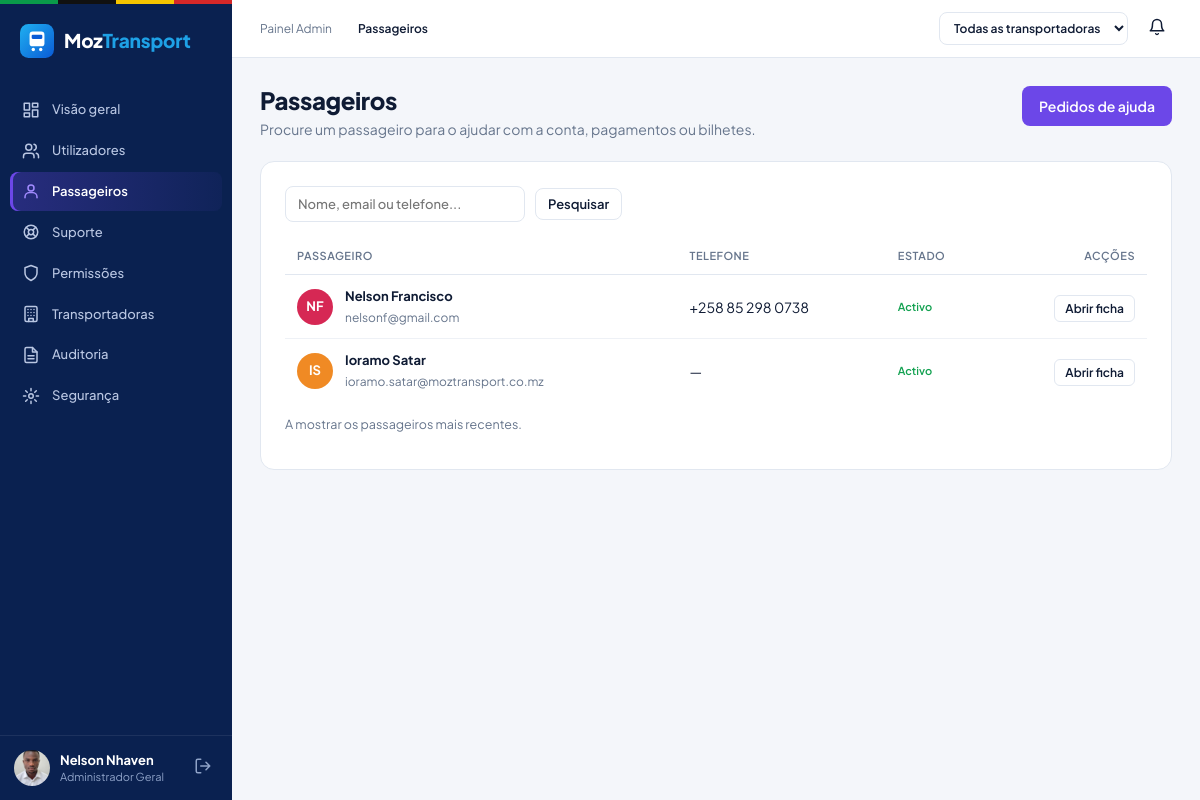
/administrador/passageiro.php (signed in), run on the app's committed database.
### tables this page shows
CREATE TABLE `utilizador` (
  `id_utilizador` int(10) unsigned NOT NULL AUTO_INCREMENT,
  `nome` varchar(100) NOT NULL,
  `email` varchar(120) NOT NULL,
  `senha` varchar(255) NOT NULL,
  `telefone` varchar(30) DEFAULT NULL,
  `documento` varchar(30) DEFAULT NULL,
  `foto` varchar(255) DEFAULT NULL,
  `agencia` varchar(100) DEFAULT NULL,
  `perfil` enum('passageiro','bilheteiro','cobrador','gestor','administrador') NOT NULL DEFAULT 'passageiro',
  `id_transportadora` int(10) unsigned DEFAULT NULL,
  `activo` tinyint(1) NOT NULL DEFAULT 1,
  `data_criacao` datetime NOT NULL DEFAULT current_timestamp(),
  `tentativas_falhadas` tinyint(3) unsigned NOT NULL DEFAULT 0,
  `bloqueado_ate` datetime DEFAULT NULL,
  `ultimo_acesso` datetime DEFAULT NULL,
  `notificacoes` tinyint(1) NOT NULL DEFAULT 1,
  `notificacoes_vistas_em` datetime DEFAULT NULL,
  PRIMARY KEY (`id_utilizador`),
  UNIQUE KEY `uq_utilizador_email` (`email`),
  UNIQUE KEY `uq_utilizador_documento` (`documento`),
  KEY `idx_utilizador_perfil` (`perfil`),
  KEY `fk_utilizador_transportadora` (`id_transportadora`),
  CONSTRAINT `fk_utilizador_transportadora` FOREIGN KEY (`id_transportadora`) REFERENCES `transportadora` (`id_transportadora`) ON DELETE SET NULL ON UPDATE CASCADE
);

### administrador/passageiro.php (the view, shortened to what this page needs)
<?php
require_once __DIR__ . '/../includes/suporte.php';
$id = (int)($_GET['id'] ?? 0);
$p = $id ? carregar_passageiro($pdo, $id) : null;
require __DIR__ . '/../includes/painel_inicio.php';
if ($p): ?>
<div class="cabecalho-pagina"><div>
  <h1 class="titulo-pagina">Ficha do passageiro</h1>
  <p class="subtitulo-pagina">Ajude o passageiro: acesso à conta, pagamentos e bilhetes.</p></div>
  <a class="btn btn-sec" href="<?= e(url('administrador/passageiro.php')) ?>">← Procurar outro</a></div>
<div class="sp-grelha">
  <div><?php sp_ficha_passageiro($pdo, $p, 'administrador/passageiro.php?id=' . $id); ?></div>
  <div>
    <section class="cartao">
      <h2>Registar pedido de ajuda</h2>
      <p class="sub">Para quando o passageiro liga ou aparece pessoalmente. Fica registado e ele vê as respostas na app.</p>
      <form method="post" class="sp-form">
        <?= csrf_campo() ?><input type="hidden" name="acao" value="registar_pedido"><input type="hidden" name="id" value="<?= $id ?>">
        <input type="hidden" name="voltar" value="administrador/passageiro.php?id=<?= $id ?>">
        <div class="campo"><label>Tipo de problema</label><select name="categoria" required>
          <?php foreach (SP_CATEGORIAS as $k => $c): ?><option value="<?= e($k) ?>"><?= e($c[0]) ?></option><?php endforeach; ?></select></div>
        <div class="campo"><label>O que o passageiro relatou</label><textarea name="texto" rows="4" maxlength="2000" required></textarea></div>
        <button class="btn btn-primario" type="submit">Registar pedido</button>
      </form>
    </section>
    <?php
      $st = $pdo->prepare('SELECT id_pedido, assunto, estado, data_actualizacao FROM suporte_pedido WHERE id_passageiro = ? ORDER BY data_actualizacao DESC LIMIT 8');
      $st->execute([$id]); $ped = $st->fetchAll();
    ?>
    <section class="cartao" style="margin-top:20px">
      <h2>Pedidos de ajuda</h2>
      <?php if (!$ped): ?><p class="sp-nota">Sem pedidos até agora.</p><?php endif; ?>
      <?php foreach ($ped as $x): ?>
        <a class="sp-pedido-linha" href="<?= e(url('administrador/suporte_ver.php?id=' . (int)$x['id_pedido'])) ?>">
          <span><b>#<?= (int)$x['id_pedido'] ?></b> <?= e($x['assunto']) ?><small><?= e(sp_data($x['data_actualizacao'])) ?></small></span><?= sp_etq($x['estado']) ?></a>
      <?php endforeach; ?>
    </section>
  </div>
</div>
<?php else:
    $q = trim($_GET['q'] ?? '');
    $onde = "perfil = 'passageiro'"; $par = [];
    $st = $pdo->prepare("SELECT * FROM utilizador WHERE $onde ORDER BY data_criacao DESC LIMIT 15");
    $st->execute($par);
    $lista = $st->fetchAll();
?>
<div class="cabecalho-pagina"><div>
  <h1 class="titulo-pagina">Passageiros</h1>
  <p class="subtitulo-pagina">Procure um passageiro para o ajudar com a conta, pagamentos ou bilhetes.</p></div>
  <a class="btn btn-primario" href="<?= e(url('administrador/suporte.php')) ?>">Pedidos de ajuda</a></div>
<section class="cartao">
  <form method="get" class="filtros">
    <input type="search" name="q" value="<?= e($q) ?>" placeholder="Nome, email ou telefone..." autofocus>
    <button class="btn btn-sec btn-pequeno" type="submit">Pesquisar</button>
  </form>
  <div class="tabela-rolar"><table class="tabela">
    <thead><tr><th>Passageiro</th><th>Telefone</th><th>Estado</th><th class="acoes">Acções</th></tr></thead><tbody>
    <?php foreach ($lista as $l): $bloq = !(int)$l['activo'] || (!empty($l['bloqueado_ate']) && strtotime($l['bloqueado_ate']) > time()); ?>
      <tr>
        <td><div class="celula-utilizador"><?= avatar_html($l) ?><div><strong><?= e($l['nome']) ?></strong><small><?= e($l['email']) ?></small></div></div></td>
        <td><?= e($l['telefone'] ?: '—') ?></td>
        <td><span class="etq <?= $bloq ? 'etq-bloqueado' : 'etq-activo' ?>"><?= $bloq ? 'Bloqueado' : 'Activo' ?></span></td>
        <td class="acoes"><a class="btn-tabela" href="<?= e(url('administrador/passageiro.php?id=' . (int)$l['id_utilizador'])) ?>">Abrir ficha</a></td>
      </tr>
    <?php endforeach; ?></tbody></table></div>
  <p class="sp-nota" style="margin-top:12px"><?= $q === '' ? 'A mostrar os passageiros mais recentes.' : count($lista) . ' resultado(s).' ?></p>
</section>
<?php endif;
require __DIR__ . '/../includes/painel_fim.php';

### includes/funcoes.php (shortened to what this page needs)
<?php
function e($valor): string {
    return htmlspecialchars((string)$valor, ENT_QUOTES, 'UTF-8');
}
function url(string $caminho = ''): string {
    return BASE_URL . '/' . ltrim($caminho, '/');
}
function iniciais(string $nome): string {
    $partes = preg_split('/\s+/', trim($nome));
    $i = mb_strtoupper(mb_substr($partes[0], 0, 1));
    if (count($partes) > 1) {
        $i .= mb_strtoupper(mb_substr(end($partes), 0, 1));
    }
    return $i;
}
function logo_html(string $classe = ''): string {
    return '<span class="logo ' . e($classe) . '"><svg class="logo-icone" viewBox="0 0 32 32" aria-hidden="true">'
         . '<defs><linearGradient id="lg" x1="0" y1="0" x2="1" y2="1"><stop offset="0" stop-color="#1fb0f0"/>'
         . '<stop offset="1" stop-color="#0a5bd6"/></linearGradient></defs>'
         . '<rect width="32" height="32" rx="8" fill="url(#lg)"/><rect x="9" y="7" width="14" height="14" rx="3" fill="#fff"/>'
         . '<rect x="11" y="10" width="10" height="4" rx="1" fill="#0a5bd6"/>'
         . '<circle cx="12.5" cy="24" r="1.6" fill="#fff"/><circle cx="19.5" cy="24" r="1.6" fill="#fff"/></svg>'
         . '<span class="logo-texto">Moz<span>Transport</span></span></span>';
}
function avatar_html(array $u, string $classe = ''): string {
    if (!empty($u['foto'])) {
        return '<span class="avatar ' . e($classe) . '"><img src="' . e(url($u['foto'])) . '" alt=""></span>';
    }
    $cores = ['#12a150', '#f08a24', '#6c47e8', '#0ea5e9', '#d62854', '#e6b800'];
    $cor = $cores[crc32((string)($u['nome'] ?? '')) % count($cores)];
    return '<span class="avatar ' . e($classe) . '" style="background:' . $cor . '">' . e(iniciais($u['nome'] ?? '?')) . '</span>';
}

### assets/css/base.css (style rules this page uses)
:root { --azul:#1ea1e6; --azul-forte:#0b84cc; --navy:#0a2150; --navy-2:#102b66; --texto:#0f1b34; --cinza:#66758c; --borda:#e1e7f0; --fundo:#f4f6fa; --branco:#fff; --erro:#d92d3a; --erro-bg:#fdecee; --ok:#12a150; --ok-bg:#e7f7ee; --info:#0b6fb0; --info-bg:#e9f5fd; --roxo:#6c47e8; --roxo-bg:#f0ecff; --acento:var(--azul); --acento-forte:var(--azul-forte); --raio:10px; --fonte:'Plus Jakarta Sans','Inter',system-ui,-apple-system,'Segoe UI',Roboto,sans-serif; }
* { box-sizing:border-box }
html,body { margin:0 }
body { font-family:var(--fonte);color:var(--texto);background:var(--fundo);font-size:14px;line-height:1.45 }
a { color:var(--azul-forte);text-decoration:none }
h1,h2,h3 { margin:0;line-height:1.2 }
.logo { display:inline-flex;align-items:center;gap:10px;font-weight:800;font-size:19px;letter-spacing:-.2px }
.logo-icone { width:34px;height:34px }
.logo-texto span { color:var(--azul) }
.logo-claro { color:#fff }
.btn { display:inline-flex;align-items:center;justify-content:center;gap:8px;border:1px solid transparent;border-radius:8px; padding:10px 16px;font:600 14px var(--fonte);cursor:pointer;transition:.15s;text-decoration:none }
.btn-primario { background:var(--acento);color:#fff }
.btn-sec { background:#fff;color:var(--texto);border-color:var(--borda) }
.btn-pequeno { padding:7px 12px;font-size:13px }
.avatar { display:inline-flex;align-items:center;justify-content:center;width:36px;height:36px;border-radius:50%; color:#fff;font-weight:700;font-size:13px;overflow:hidden;flex:none }
.avatar img { width:100%;height:100%;object-fit:cover }

### assets/css/painel.css (style rules this page uses)
body.painel { display:flex;min-height:100vh }
body.perfil-administrador { --acento:var(--roxo);--acento-forte:#5636c9 }
.titulo-pagina { font-size:24px;font-weight:800;letter-spacing:-.4px }
.subtitulo-pagina { color:var(--cinza);margin:4px 0 22px }
.cartao { background:#fff;border:1px solid var(--borda);border-radius:14px;padding:24px }

### assets/css/admin.css (style rules this page uses)
.cabecalho-pagina { display:flex;justify-content:space-between;align-items:flex-start;gap:16px;flex-wrap:wrap }
.filtros { display:flex;gap:10px;flex-wrap:wrap;margin-bottom:16px;align-items:center }
.filtros input[type=search],.filtros select { border:1px solid var(--borda);border-radius:8px;padding:9px 12px;font:500 13px var(--fonte);background:#fff;color:var(--texto) }
.filtros input[type=search] { min-width:240px }
.tabela { width:100%;border-collapse:collapse }
.tabela th { font-size:11px;text-transform:uppercase;letter-spacing:.5px;color:var(--cinza);text-align:left;padding:10px 12px;border-bottom:1px solid var(--borda);font-weight:600 }
.tabela td { padding:12px;border-bottom:1px solid #eef1f6;vertical-align:middle }
.tabela tr:last-child td { border-bottom:0 }
.tabela .acoes { text-align:right;white-space:nowrap }
.celula-utilizador { display:flex;align-items:center;gap:12px }
.celula-utilizador strong { display:block;font-size:13px }
.celula-utilizador small { color:var(--cinza);font-size:12px }
.tabela-rolar { overflow-x:auto }
.etq { display:inline-block;padding:3px 10px;border-radius:6px;font-size:11px;font-weight:600 }
.etq-activo { background:transparent;color:var(--ok);padding-left:0 }
.btn-tabela { background:#fff;border:1px solid var(--borda);border-radius:6px;padding:5px 10px;font:600 12px var(--fonte);cursor:pointer;color:var(--texto);margin-left:4px }

### assets/css/suporte.css (style rules this page uses)
.sp-nota { margin:6px 0 12px;font-size:12.5px;color:#66758c }

### data on the page
utilizador: nome "NF", nome "Nelson Francisco", email "nelsonf@gmail.com", telefone "+258 85 298 0738", activo "Activo"
utilizador: nome "IS", nome "Ioramo Satar", email "ioramo.satar@moztransport.co.mz", telefone "—", activo "Activo"

### other printed values
$rotulo "Visão geral"
$rotulo "Utilizadores"
$rotulo "Passageiros"
$rotulo "Suporte"
$rotulo "Permissões"
$rotulo "Transportadoras"
$rotulo "Auditoria"
$rotulo "Segurança"
$u['nome'] "Nelson Nhaven"
$m "Painel Admin"
$m "Passageiros"
